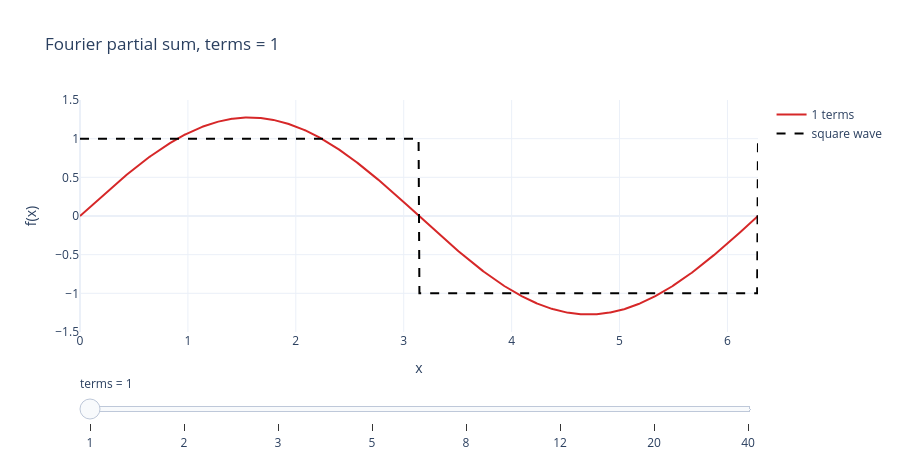

Notebook code cell kept with this figure:
### Markdown cell above
### インタラクティブ: 項数を動かす(静的 HTML でも動く)

スライダーで項数を増やすと近似が改善し、跳びの近くに **Gibbs の行き過ぎ** が残る様子が見えます
(Plotly なのでエクスポート HTML でも動作)。

### Code cell
import plotly.io as pio
from pde_book import interactive

pio.renderers.default = "plotly_mimetype+notebook_connected"
fig = interactive.plotly_fourier_square()
fig.show()

### Figure 1 — Plotly figure (JSON) as saved in the notebook; plotly's stock layout.template omitted (floating-point values rounded to 4 significant figures; data arrays with more than 128 entries replaced by an {"elided": "..."} marker saying what was removed)
{"data": [{"line": {"color": "#d62728"}, "name": "1 terms", "type": "scatter", "visible": true, "x": {"elided": "800 float values"}, "y": {"elided": "800 float values"}}, {"line": {"color": "#d62728"}, "name": "2 terms", "type": "scatter", "visible": false, "x": {"elided": "800 float values"}, "y": {"elided": "800 float values"}}, {"line": {"color": "#d62728"}, "name": "3 terms", "type": "scatter", "visible": false, "x": {"elided": "800 float values"}, "y": {"elided": "800 float values"}}, {"line": {"color": "#d62728"}, "name": "5 terms", "type": "scatter", "visible": false, "x": {"elided": "800 float values"}, "y": {"elided": "800 float values"}}, {"line": {"color": "#d62728"}, "name": "8 terms", "type": "scatter", "visible": false, "x": {"elided": "800 float values"}, "y": {"elided": "800 float values"}}, {"line": {"color": "#d62728"}, "name": "12 terms", "type": "scatter", "visible": false, "x": {"elided": "800 float values"}, "y": {"elided": "800 float values"}}, {"line": {"color": "#d62728"}, "name": "20 terms", "type": "scatter", "visible": false, "x": {"elided": "800 float values"}, "y": {"elided": "800 float values"}}, {"line": {"color": "#d62728"}, "name": "40 terms", "type": "scatter", "visible": false, "x": {"elided": "800 float values"}, "y": {"elided": "800 float values"}}, {"line": {"color": "black", "dash": "dash"}, "mode": "lines", "name": "square wave", "type": "scatter", "visible": true, "x": {"elided": "800 float values"}, "y": {"elided": "800 float values"}}], "layout": {"height": 460, "sliders": [{"active": 0, "currentvalue": {"prefix": "terms = "}, "pad": {"t": 40}, "steps": [{"args": [{"visible": [true, false, false, false, false, false, false, false, true]}, {"title.text": "Fourier partial sum, terms = 1"}], "label": "1", "method": "update"}, {"args": [{"visible": [false, true, false, false, false, false, false, false, true]}, {"title.text": "Fourier partial sum, terms = 2"}], "label": "2", "method": "update"}, {"args": [{"visible": [false, false, true, false, false, false, false, false, true]}, {"title.text": "Fourier partial sum, terms = 3"}], "label": "3", "method": "update"}, {"args": [{"visible": [false, false, false, true, false, false, false, false, true]}, {"title.text": "Fourier partial sum, terms = 5"}], "label": "5", "method": "update"}, {"args": [{"visible": [false, false, false, false, true, false, false, false, true]}, {"title.text": "Fourier partial sum, terms = 8"}], "label": "8", "method": "update"}, {"args": [{"visible": [false, false, false, false, false, true, false, false, true]}, {"title.text": "Fourier partial sum, terms = 12"}], "label": "12", "method": "update"}, {"args": [{"visible": [false, false, false, false, false, false, true, false, true]}, {"title.text": "Fourier partial sum, terms = 20"}], "label": "20", "method": "update"}, {"args": [{"visible": [false, false, false, false, false, false, false, true, true]}, {"title.text": "Fourier partial sum, terms = 40"}], "label": "40", "method": "update"}]}], "title": {"text": "Fourier partial sum, terms = 1"}, "xaxis": {"title": {"text": "x"}}, "yaxis": {"range": [-1.5, 1.5], "title": {"text": "f(x)"}}}}
